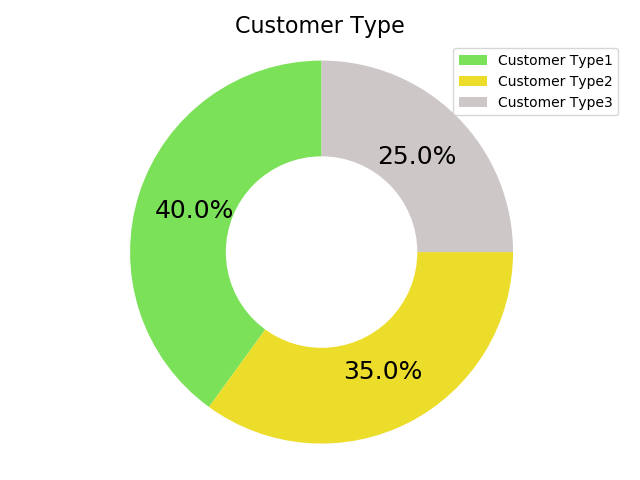

Recreate this plot in Python.
import matplotlib.pyplot as plt
from matplotlib.patches import Patch

# Pie chart ------ Customer Type  ----------------------
CustomerType1 = 40
CustomerType2 = 35
CustomerType3 = 25
sizes = [CustomerType1, CustomerType2, CustomerType3]
# colors
colors = ['#7be158', '#ecdd2b', '#cec7c7']

legend_element = [Patch(facecolor='#7be158', label='Customer Type1'),
                  Patch(facecolor='#ecdd2b', label='Customer Type2'),
                  Patch(facecolor='#cec7c7', label='Customer Type3')]


fig1, ax1 = plt.subplots()
wedges, labels, autopct = ax1.pie(sizes, colors=colors, autopct='%.1f%%', startangle=90, pctdistance=.7)
plt.setp(autopct, fontsize=18)
# draw circle
centre_circle = plt.Circle((0, 0), 0.50, fc='white')
fig = plt.gcf()


fig.gca().add_artist(centre_circle)
# Equal aspect ratio ensures that pie is drawn as a circle
plt.title('Customer Type', fontsize=16)
ax1.axis('equal')
plt.tight_layout()
plt.legend(handles=legend_element, loc='best')


# plt.show()
plt.savefig('customer_type.png')


